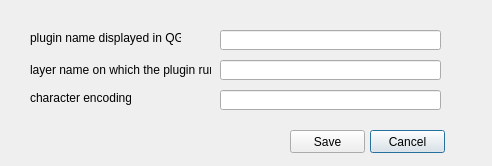
<?xml version="1.0" encoding="UTF-8"?>
<ui version="4.0">
 <class>setting</class>
 <widget class="QDialog" name="setting">
  <property name="geometry">
   <rect>
    <x>0</x>
    <y>0</y>
    <width>492</width>
    <height>166</height>
   </rect>
  </property>
  <property name="windowTitle">
   <string>cReports - setting</string>
  </property>
  <property name="modal">
   <bool>true</bool>
  </property>
  <widget class="QPushButton" name="cancelBtn">
   <property name="geometry">
    <rect>
     <x>370</x>
     <y>130</y>
     <width>75</width>
     <height>23</height>
    </rect>
   </property>
   <property name="text">
    <string>Cancel</string>
   </property>
   <property name="icon">
    <iconset>
     <normaloff>exit.png</normaloff>exit.png</iconset>
   </property>
  </widget>
  <widget class="QPushButton" name="saveBtn">
   <property name="geometry">
    <rect>
     <x>290</x>
     <y>130</y>
     <width>75</width>
     <height>23</height>
    </rect>
   </property>
   <property name="text">
    <string>Save</string>
   </property>
   <property name="icon">
    <iconset>
     <normaloff>save.png</normaloff>save.png</iconset>
   </property>
  </widget>
  <widget class="QLineEdit" name="nameTxt">
   <property name="geometry">
    <rect>
     <x>220</x>
     <y>30</y>
     <width>221</width>
     <height>20</height>
    </rect>
   </property>
  </widget>
  <widget class="QLineEdit" name="layerTxt">
   <property name="geometry">
    <rect>
     <x>220</x>
     <y>60</y>
     <width>221</width>
     <height>20</height>
    </rect>
   </property>
  </widget>
  <widget class="QLineEdit" name="encodingTxt">
   <property name="geometry">
    <rect>
     <x>220</x>
     <y>90</y>
     <width>221</width>
     <height>20</height>
    </rect>
   </property>
  </widget>
  <widget class="QLabel" name="label">
   <property name="geometry">
    <rect>
     <x>30</x>
     <y>30</y>
     <width>151</width>
     <height>16</height>
    </rect>
   </property>
   <property name="text">
    <string>plugin name displayed in QGIS:</string>
   </property>
  </widget>
  <widget class="QLabel" name="label_2">
   <property name="geometry">
    <rect>
     <x>30</x>
     <y>60</y>
     <width>181</width>
     <height>20</height>
    </rect>
   </property>
   <property name="text">
    <string>layer name on which the plugin runs:</string>
   </property>
  </widget>
  <widget class="QLabel" name="label_3">
   <property name="geometry">
    <rect>
     <x>30</x>
     <y>90</y>
     <width>101</width>
     <height>16</height>
    </rect>
   </property>
   <property name="text">
    <string>character encoding:</string>
   </property>
  </widget>
 </widget>
 <resources/>
 <connections/>
</ui>
